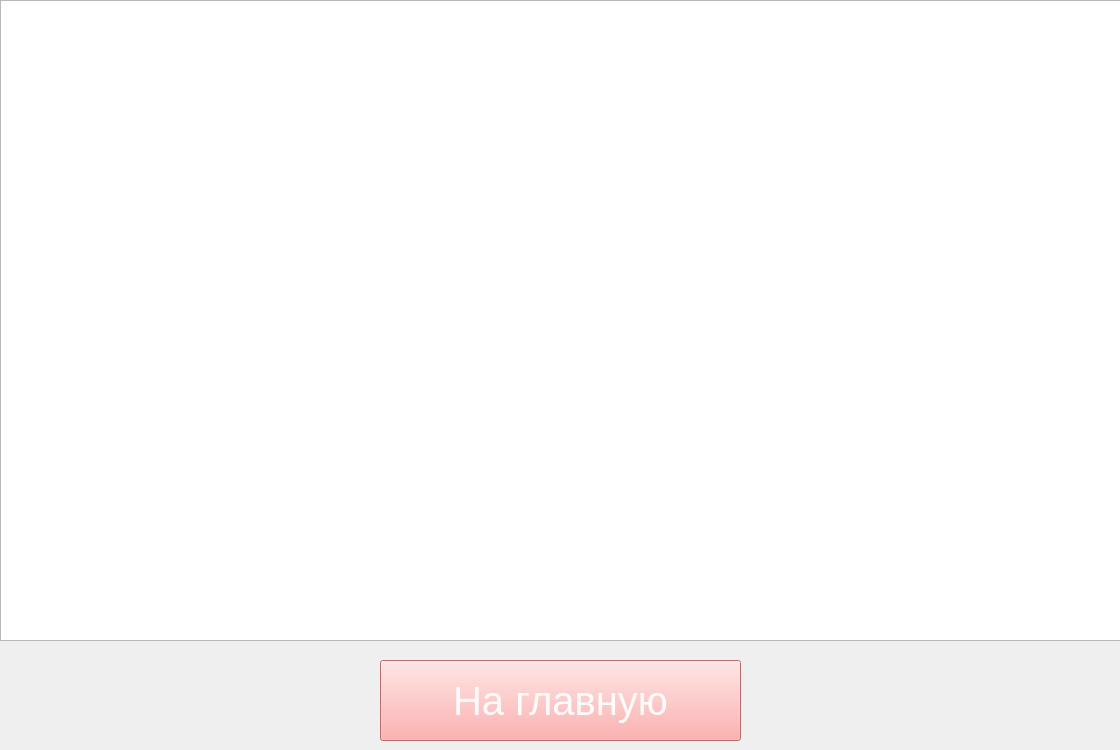
<?xml version="1.0" encoding="UTF-8"?>
<ui version="4.0">
 <class>Form</class>
 <widget class="QWidget" name="Form">
  <property name="geometry">
   <rect>
    <x>0</x>
    <y>0</y>
    <width>1120</width>
    <height>750</height>
   </rect>
  </property>
  <property name="windowTitle">
   <string>Form</string>
  </property>
  <widget class="QTableWidget" name="tableWidget">
   <property name="geometry">
    <rect>
     <x>0</x>
     <y>0</y>
     <width>1121</width>
     <height>641</height>
    </rect>
   </property>
   <property name="font">
    <font>
     <pointsize>15</pointsize>
    </font>
   </property>
   <property name="sizeAdjustPolicy">
    <enum>QAbstractScrollArea::AdjustIgnored</enum>
   </property>
   <attribute name="horizontalHeaderCascadingSectionResizes">
    <bool>false</bool>
   </attribute>
   <attribute name="horizontalHeaderDefaultSectionSize">
    <number>157</number>
   </attribute>
   <attribute name="horizontalHeaderMinimumSectionSize">
    <number>70</number>
   </attribute>
   <attribute name="verticalHeaderCascadingSectionResizes">
    <bool>false</bool>
   </attribute>
  </widget>
  <widget class="QPushButton" name="btn_goBack">
   <property name="geometry">
    <rect>
     <x>380</x>
     <y>660</y>
     <width>361</width>
     <height>81</height>
    </rect>
   </property>
   <property name="font">
    <font>
     <pointsize>30</pointsize>
    </font>
   </property>
   <property name="styleSheet">
    <string notr="true">background-color: rgb(255, 153, 153);
color: rgb(254, 251, 251);</string>
   </property>
   <property name="text">
    <string>На главную</string>
   </property>
  </widget>
 </widget>
 <resources/>
 <connections/>
</ui>
